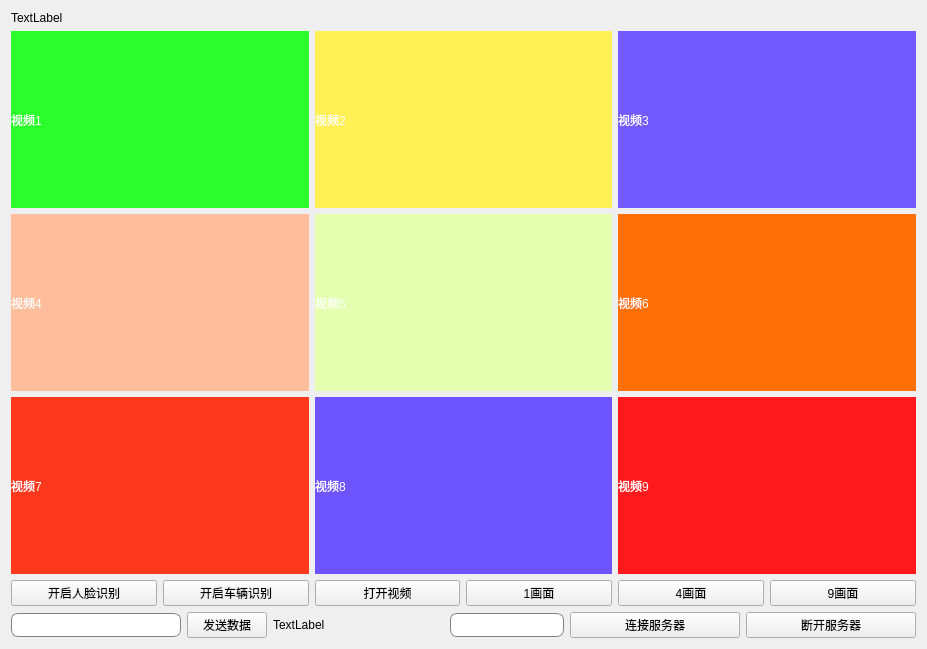
<?xml version="1.0" encoding="UTF-8"?>
<ui version="4.0">
 <class>MainForm</class>
 <widget class="QWidget" name="MainForm">
  <property name="geometry">
   <rect>
    <x>0</x>
    <y>0</y>
    <width>927</width>
    <height>649</height>
   </rect>
  </property>
  <property name="windowTitle">
   <string>Form</string>
  </property>
  <property name="styleSheet">
   <string notr="true">QLineEdit{
	border:1px solid gray;border-radius:7px;padding:3px;
}

QPushButton#btn_menu{
	background-image: url(:/image/btn_menu_normal.png);
	border: 0px;
}
QPushButton#btn_menu:hover{
	background-image: url(:/image/btn_menu_hover.png);
	border: 0px;
}
QPushButton#btn_menu:checked{
	background-image: url(:/image/btn_menu_hover.png);
	border: 0px;
}

/*minBtn*/
QPushButton#btn_min{
	background-image: url(:/image/btn_min_normal.png);
	border: 0px;
}
QPushButton#btn_min:hover{
	background-image: url(:/image/btn_min_hover.png);
	border: 0px;
}
QPushButton#btnmin:checked{
	background-image: url(:/image/btn_min_hover.png);
	border: 0px;
}

/*nomalBtn*/
QPushButton#btn_max{
	background-image: url(:/image/btn_max_normal.png);
	border: 0px;
}
QPushButton#btn_max:hover{
	background-image: url(:/image/btn_max_hover.png);
	border: 0px;
}
QPushButton#btn_max:checked{
	background-image: url(:/image/btn_max_hover.png);
	border: 0px;
}

/*closeBtn*/
QPushButton#btn_close{
	background-image: url(:/image/btn_close_normal.png);
	border: 0px;
}
QPushButton#btn_close:hover{
	background-image: url(:/image/btn_close_hover.png);
	border: 0px;
}
QPushButton#btn_close:checked{
	background-image: url(:/image/btn_close_hover.png);
	border: 0px;
}

QLabel#labVideo1,#labVideo2,#labVideo3,#labVideo4,#labVideo5,#labVideo6,#labVideo7,#labVideo8,#labVideo9,#labVideo10,#labVideo11,#labVideo12,#labVideo13,#labVideo14,#labVideo15,#labVideo16{
	border-image: url(:/image/lab_normal.png);
	color: rgb(255, 255, 255);
	font: 25pt &quot;微软雅黑&quot;;
}
QLabel:hover#labVideo1,QLabel:hover#labVideo2,QLabel:hover#labVideo3,QLabel:hover#labVideo4,QLabel:hover#labVideo5,QLabel:hover#labVideo6,QLabel:hover#labVideo7,QLabel:hover#labVideo8,QLabel:hover#labVideo9,QLabel:hover#labVideo10,QLabel:hover#labVideo11,QLabel:hover#labVideo12,QLabel:hover#labVideo13,QLabel:hover#labVideo14,QLabel:hover#labVideo15,QLabel:hover#labVideo16{
	border-image: url(:/image/lab_hover.png);
}

QPushButton#btnOpen,#btn1,#btn4,#btn9,#btn16{	
	border: 0px;
	padding: 4px;
    min-width: 65px;
    min-height: 20px;
	color: rgb(255, 255, 255);
	font: 10pt &quot;微软雅黑&quot;;
	border-image: url(:/image/btn_normal.png);	
}

QPushButton:pressed#btnOpen,QPushButton:pressed#btn1,QPushButton:pressed#btn4,QPushButton:pressed#btn9,QPushButton:pressed#btn16{
	border-image: url(:/image/btn_press.png);	
}
</string>
  </property>
  <layout class="QVBoxLayout" name="verticalLayout_2" stretch="0,1,0">
   <item>
    <layout class="QVBoxLayout" name="verticalLayout_4">
     <item>
      <layout class="QHBoxLayout" name="horizontalLayout" stretch="1,0,0,0,0">
       <item>
        <widget class="QLabel" name="label">
         <property name="text">
          <string>TextLabel</string>
         </property>
        </widget>
       </item>
       <item>
        <widget class="QPushButton" name="btn_menu">
         <property name="text">
          <string/>
         </property>
        </widget>
       </item>
       <item>
        <widget class="QPushButton" name="btn_min">
         <property name="text">
          <string/>
         </property>
        </widget>
       </item>
       <item>
        <widget class="QPushButton" name="btn_max">
         <property name="text">
          <string/>
         </property>
        </widget>
       </item>
       <item>
        <widget class="QPushButton" name="btn_close">
         <property name="text">
          <string/>
         </property>
        </widget>
       </item>
      </layout>
     </item>
    </layout>
   </item>
   <item>
    <layout class="QVBoxLayout" name="verticalLayout_3" stretch="0,0,0">
     <item>
      <layout class="QHBoxLayout" name="hlayout1" stretch="1,1,1">
       <item>
        <widget class="QLabel" name="labVideo1">
         <property name="styleSheet">
          <string notr="true">background-color: rgb(43, 255, 43);</string>
         </property>
         <property name="text">
          <string>视频1</string>
         </property>
        </widget>
       </item>
       <item>
        <widget class="QLabel" name="labVideo2">
         <property name="styleSheet">
          <string notr="true">background-color: rgb(255, 241, 85);</string>
         </property>
         <property name="text">
          <string>视频2</string>
         </property>
        </widget>
       </item>
       <item>
        <widget class="QLabel" name="labVideo3">
         <property name="styleSheet">
          <string notr="true">background-color: rgb(115, 90, 255);</string>
         </property>
         <property name="text">
          <string>视频3</string>
         </property>
        </widget>
       </item>
      </layout>
     </item>
     <item>
      <layout class="QHBoxLayout" name="hlayout2" stretch="1,1,1">
       <item>
        <widget class="QLabel" name="labVideo4">
         <property name="styleSheet">
          <string notr="true">background-color: rgb(255, 189, 155);</string>
         </property>
         <property name="text">
          <string>视频4</string>
         </property>
        </widget>
       </item>
       <item>
        <widget class="QLabel" name="labVideo5">
         <property name="styleSheet">
          <string notr="true">background-color: rgb(227, 255, 175);</string>
         </property>
         <property name="text">
          <string>视频5</string>
         </property>
        </widget>
       </item>
       <item>
        <widget class="QLabel" name="labVideo6">
         <property name="styleSheet">
          <string notr="true">background-color: rgb(255, 111, 8);</string>
         </property>
         <property name="text">
          <string>视频6</string>
         </property>
        </widget>
       </item>
      </layout>
     </item>
     <item>
      <layout class="QHBoxLayout" name="hlayout3" stretch="1,1,1">
       <item>
        <widget class="QLabel" name="labVideo7">
         <property name="styleSheet">
          <string notr="true">background-color: rgb(255, 55, 29);</string>
         </property>
         <property name="text">
          <string>视频7</string>
         </property>
        </widget>
       </item>
       <item>
        <widget class="QLabel" name="labVideo8">
         <property name="styleSheet">
          <string notr="true">background-color: rgb(110, 84, 255);</string>
         </property>
         <property name="text">
          <string>视频8</string>
         </property>
        </widget>
       </item>
       <item>
        <widget class="QLabel" name="labVideo9">
         <property name="styleSheet">
          <string notr="true">background-color: rgb(255, 25, 28);</string>
         </property>
         <property name="text">
          <string>视频9</string>
         </property>
        </widget>
       </item>
      </layout>
     </item>
    </layout>
   </item>
   <item>
    <layout class="QVBoxLayout" name="verticalLayout">
     <item>
      <layout class="QHBoxLayout" name="horizontalLayout_2">
       <item>
        <widget class="QPushButton" name="pushButton_6">
         <property name="text">
          <string>开启人脸识别</string>
         </property>
        </widget>
       </item>
       <item>
        <widget class="QPushButton" name="pushButton_5">
         <property name="text">
          <string>开启车辆识别</string>
         </property>
        </widget>
       </item>
       <item>
        <widget class="QPushButton" name="pushButton_4">
         <property name="text">
          <string>打开视频</string>
         </property>
        </widget>
       </item>
       <item>
        <widget class="QPushButton" name="setonebtn">
         <property name="text">
          <string>1画面</string>
         </property>
        </widget>
       </item>
       <item>
        <widget class="QPushButton" name="setfourbtn">
         <property name="text">
          <string>4画面</string>
         </property>
        </widget>
       </item>
       <item>
        <widget class="QPushButton" name="setninebtn">
         <property name="text">
          <string>9画面</string>
         </property>
        </widget>
       </item>
      </layout>
     </item>
     <item>
      <layout class="QVBoxLayout" name="verticalLayout_5">
       <item>
        <layout class="QHBoxLayout" name="horizontalLayout_4" stretch="2,0,2,0,2,2">
         <item>
          <widget class="QLineEdit" name="lineEdit_2"/>
         </item>
         <item>
          <widget class="QPushButton" name="pushButton_3">
           <property name="text">
            <string>发送数据</string>
           </property>
          </widget>
         </item>
         <item>
          <widget class="QLabel" name="label_2">
           <property name="text">
            <string>TextLabel</string>
           </property>
          </widget>
         </item>
         <item>
          <widget class="QLineEdit" name="lineEdit"/>
         </item>
         <item>
          <widget class="QPushButton" name="pushButton_2">
           <property name="text">
            <string>连接服务器</string>
           </property>
          </widget>
         </item>
         <item>
          <widget class="QPushButton" name="pushButton">
           <property name="text">
            <string>断开服务器</string>
           </property>
          </widget>
         </item>
        </layout>
       </item>
      </layout>
     </item>
    </layout>
   </item>
  </layout>
 </widget>
 <resources/>
 <connections/>
</ui>
